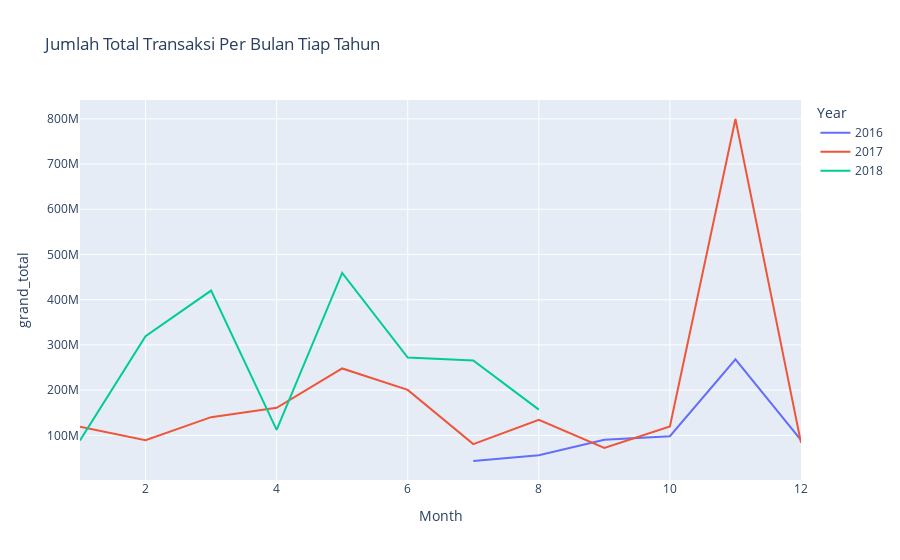

The notebook cell this image was saved under:
### Code cell
fig = px.line(df_line2, x='Month', y='grand_total', color='Year', title='Jumlah Total Transaksi Per Bulan Tiap Tahun')
fig.show()

### Figure 1 — Plotly figure (JSON) as saved in the notebook; plotly's stock layout.template omitted (floating-point values rounded to 4 significant figures)
{"data": [{"hovertemplate": "Year=2016<br>Month=%{x}<br>grand_total=%{y}<extra></extra>", "legendgroup": "2016", "line": {"color": "#636efa", "dash": "solid"}, "marker": {"symbol": "circle"}, "mode": "lines", "name": "2016", "orientation": "v", "showlegend": true, "type": "scatter", "x": [7, 8, 9, 10, 11, 12], "xaxis": "x", "y": [43290000.0, 56240000.0, 90310000.0, 98070000.0, 268300000.0, 89380000.0], "yaxis": "y"}, {"hovertemplate": "Year=2017<br>Month=%{x}<br>grand_total=%{y}<extra></extra>", "legendgroup": "2017", "line": {"color": "#EF553B", "dash": "solid"}, "marker": {"symbol": "circle"}, "mode": "lines", "name": "2017", "orientation": "v", "showlegend": true, "type": "scatter", "x": [1, 2, 3, 4, 5, 6, 7, 8, 9, 10, 11, 12], "xaxis": "x", "y": [118900000.0, 89130000.0, 140200000.0, 161000000.0, 248000000.0, 200600000.0, 80740000.0, 134200000.0, 71960000.0, 119500000.0, 799600000.0, 83510000.0], "yaxis": "y"}, {"hovertemplate": "Year=2018<br>Month=%{x}<br>grand_total=%{y}<extra></extra>", "legendgroup": "2018", "line": {"color": "#00cc96", "dash": "solid"}, "marker": {"symbol": "circle"}, "mode": "lines", "name": "2018", "orientation": "v", "showlegend": true, "type": "scatter", "x": [1, 2, 3, 4, 5, 6, 7, 8], "xaxis": "x", "y": [88690000.0, 319100000.0, 420200000.0, 112100000.0, 459200000.0, 272000000.0, 265400000.0, 156900000.0], "yaxis": "y"}], "layout": {"legend": {"title": {"text": "Year"}, "tracegroupgap": 0}, "title": {"text": "Jumlah Total Transaksi Per Bulan Tiap Tahun"}, "xaxis": {"anchor": "y", "domain": [0, 1], "title": {"text": "Month"}}, "yaxis": {"anchor": "x", "domain": [0, 1], "title": {"text": "grand_total"}}}}
